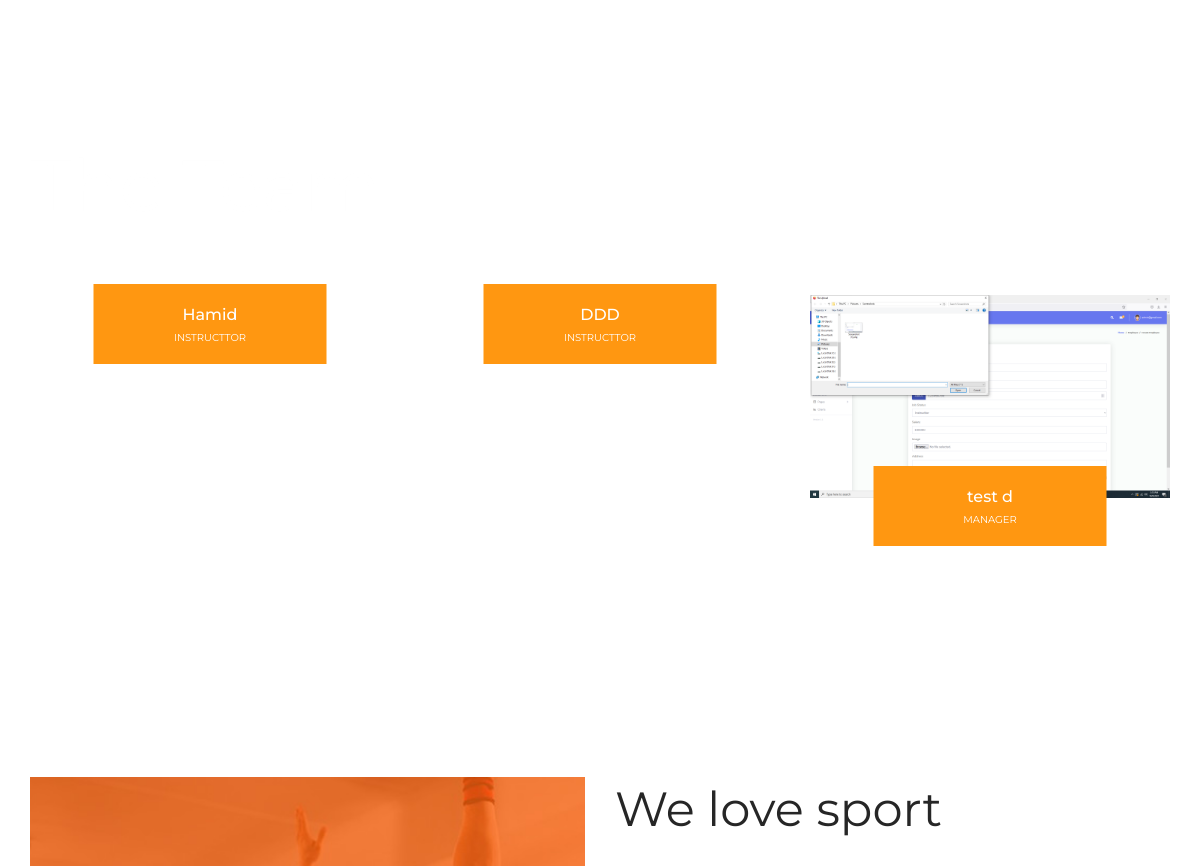
Page /about.php (middle part) on the earlier database version.
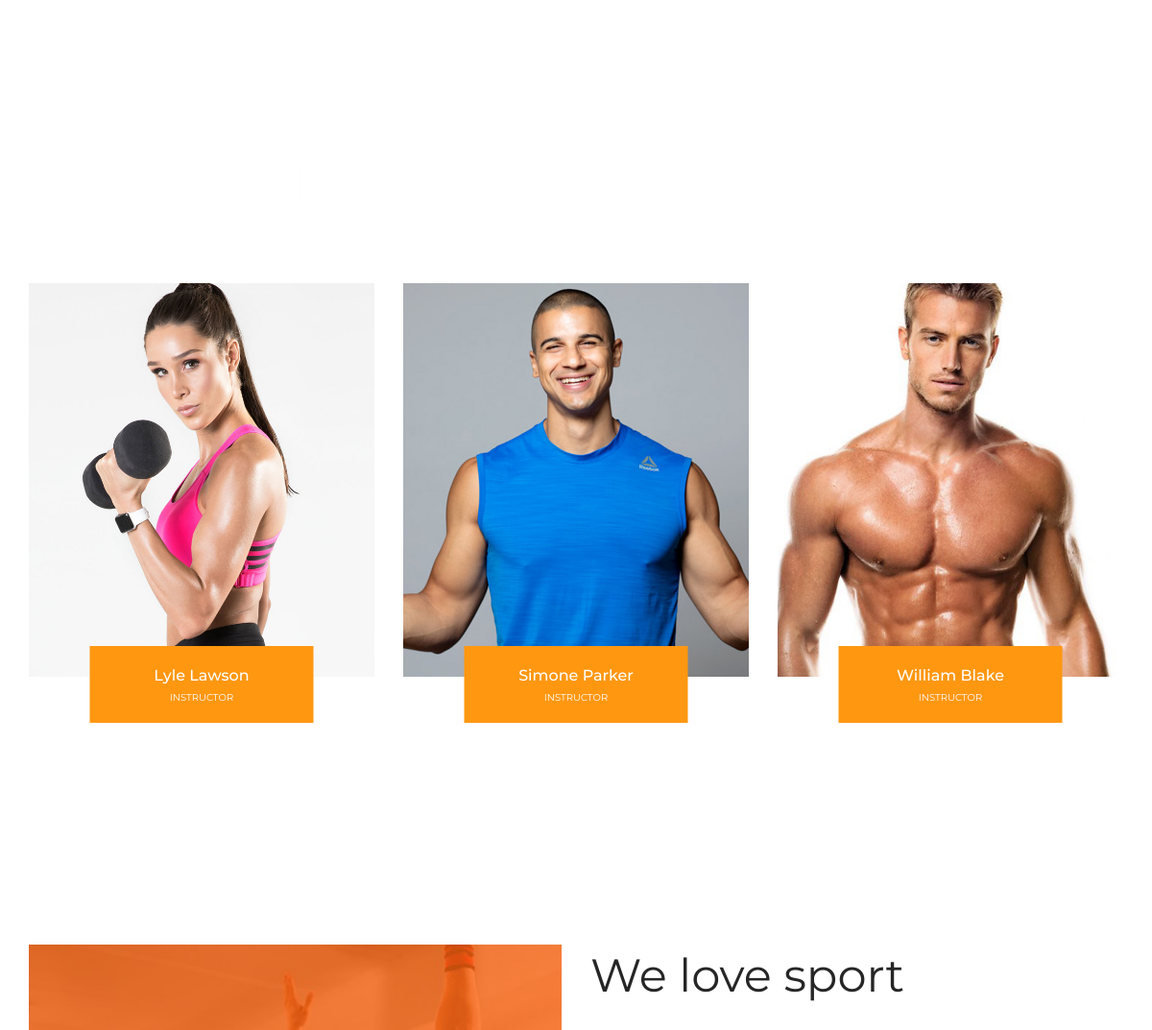
Same page on the later database version.
### tables this page shows
CREATE TABLE `employee_table` (
  `emp_id` int(11) NOT NULL,
  `emp_name` varchar(200) NOT NULL,
  `emp_job_status` varchar(200) NOT NULL,
  `emp_email` varchar(200) NOT NULL,
  `emp_phone` varchar(200) NOT NULL,
  `emp_image` varchar(200) NOT NULL,
  `emp_salary` varchar(200) NOT NULL,
  `create_emp` timestamp NOT NULL DEFAULT current_timestamp(),
  `emp_address` text NOT NULL,
  `total_rat` int(11) DEFAULT NULL,
  `hit` int(11) DEFAULT NULL
);

### Classes/DB.php (called while the page is built, shortened)
<?php
class DB
{
    public function connect(){
        $this->conn = new mysqli("localhost","root","","gym");
        if ($this->conn->connect_error) {
          die("Connection failed: " . $this->conn->connect_error);
        }
        else{
            return $msg =  "connected";
        }
    }
}

### Classes/EmployeeClass.php (called while the page is built, shortened)
<?php
include_once 'db.php';
class EmployeeClass extends DB
{
    public function viewEmployee()
    {
        $qry = "SELECT * FROM employee_table";
        $result = $this->conn->query($qry);
        return $result;
    }
}

### about.php (the view, shortened to what this page needs)
<?php
include 'layouts/header.php';
include 'layouts/nav.php';
?>
<div class="team">
	<div class="parallax_background parallax-window" data-parallax="scroll" data-image-src="images/blog.jpg" data-speed="0.8"></div>
	<div class="container">
		<div class="row">
			<div class="col-lg-6">
				<div class="section_title_container">
					<div class="section_title">The Team</div>
				</div>
			</div>
		</div>
		<div class="row team_row">
			<?php
			$view = $emp->viewEmployee();
			foreach ($view as $value) {
			?>
				<div class="col-lg-4 team_col">
					<div class="team_item">
						<div class="team_image"><img src="admin/<?php echo $value['emp_image']; ?>" alt=""></div>
						<div class="team_panel d-flex flex-column align-items-center justify-content-center text-center">
							<div class="team_name"><a href="#"><?php echo $value['emp_name']; ?></a></div>
							<div class="team_title"><?php echo $value['emp_job_status']; ?></div>
						</div>
					</div>
				</div>
			<?php } ?>
		</div>
	</div>
</div>
<div class="skills">
	<div class="container">
		<div class="row row-lg-eq-height">
			<div class="col-lg-6">
				<div class="extra d-flex flex-column align-items-center justify-content-center text-center">
					<div class="background_image" style="background-image:url(images/extra.jpg)"></div>
				</div>
			</div>
			<div class="col-lg-6 skills_col">
				<div class="skills_content">
					<div class="section_title_container">
						<div class="section_title">We love sport</div>
					</div>
				</div>
			</div>
		</div>
	</div>
</div>
<?php include 'layouts/footer.php'; ?>

Differences in the rows shown:
removed employee_table: emp_name "Hamid", emp_job_status "INSTRUCTTOR"
removed employee_table: emp_name "DDD", emp_job_status "INSTRUCTTOR"
removed employee_table: emp_image (picture), emp_name "test d", emp_job_status "MANAGER"
added employee_table: emp_image (picture), emp_name "Lyle Lawson", emp_job_status "INSTRUCTOR"
added employee_table: emp_image (picture), emp_name "Simone Parker", emp_job_status "INSTRUCTOR"
added employee_table: emp_image (picture), emp_name "William Blake", emp_job_status "INSTRUCTOR"
